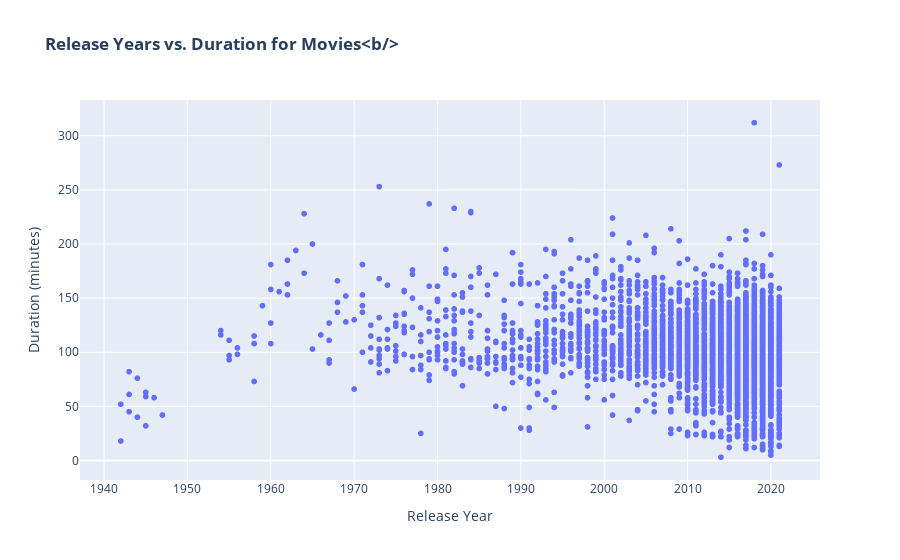
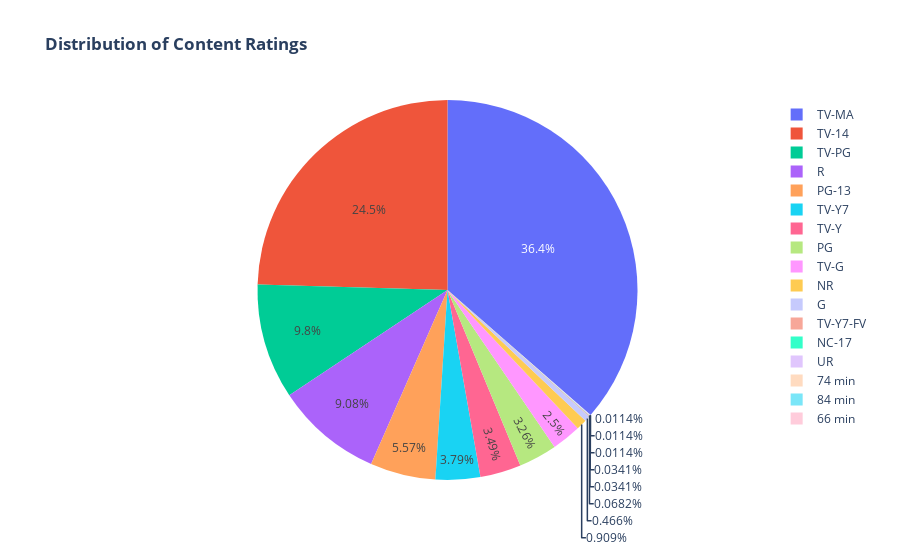
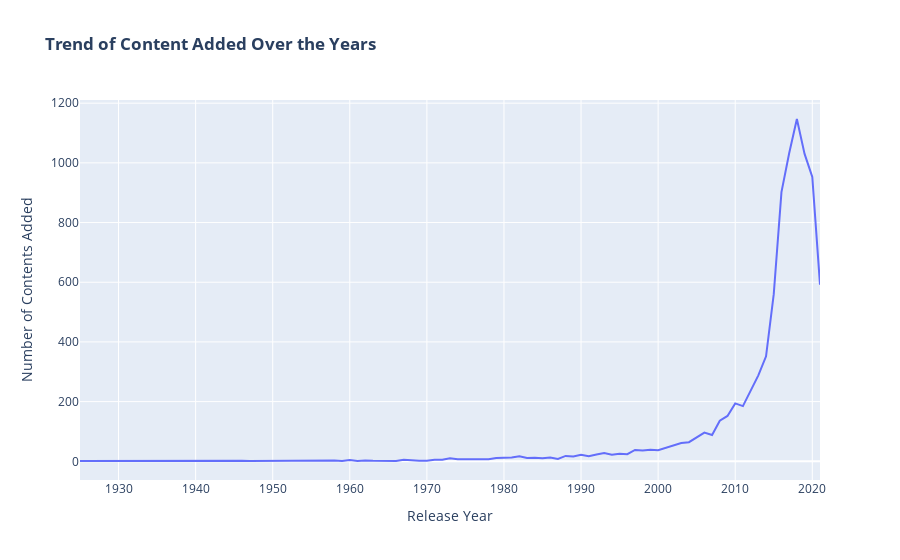

The code cell stored with these charts, in order, in its notebook:
### Markdown cell above
## Using Plotly
### - A Scatter Plot of release year vs duration of muvies
### - A Pie Chart showing the distribution of content ratings
### - A line chart showing contents added over the year

### Code cell
def interactive_visualizations_with_plotly(df):
    # Scatter Plot: Release year vs. duration for movies
    movie_df = df[df['type'] == 'Movie'].dropna(subset=['duration_num'])
    fig = px.scatter(movie_df, x='release_year', y='duration_num',
                     title='<b>Release Years vs. Duration for Movies<b/>',
                     labels={'release_year': 'Release Year ', 'duration_num': 'Duration (minutes) '})
    fig.show()

    # Pie Chart: Show the distribution of content ratings
    rating_counts = df['rating'].value_counts()
    fig = px.pie(values=rating_counts.values, names=rating_counts.index,
             title='<b>Distribution of Content Ratings</b>')
    fig.show()

    # Interactive Line Chart: Trend of content added over the years
    content_per_year = df['release_year'].value_counts().sort_index()
    fig = px.line(x=content_per_year.index, y=content_per_year.values,
                  title='<b>Trend of Content Added Over the Years</b>',
                  labels={'x': 'Release Year', 'y': 'Number of Contents Added'})
    fig.show()

interactive_visualizations_with_plotly(df)

### Figure 1 — Plotly figure (JSON) as saved in the notebook; plotly's stock layout.template omitted (floating-point values rounded to 4 significant figures; data arrays with more than 128 entries replaced by an {"elided": "..."} marker saying what was removed)
{"data": [{"hovertemplate": "Release Year =%{x}<br>Duration (minutes) =%{y}<extra></extra>", "legendgroup": "", "marker": {"color": "#636efa", "symbol": "circle"}, "mode": "markers", "name": "", "showlegend": false, "type": "scattergl", "x": {"elided": "6128 int values"}, "xaxis": "x", "y": {"elided": "6128 int values"}, "yaxis": "y"}], "layout": {"legend": {"tracegroupgap": 0}, "title": {"text": "<b>Release Years vs. Duration for Movies<b/>"}, "xaxis": {"anchor": "y", "domain": [0, 1], "title": {"text": "Release Year "}}, "yaxis": {"anchor": "x", "domain": [0, 1], "title": {"text": "Duration (minutes) "}}}}

### Figure 2 — Plotly figure (JSON) as saved in the notebook; plotly's stock layout.template omitted (floating-point values rounded to 4 significant figures)
{"data": [{"domain": {"x": [0, 1], "y": [0, 1]}, "hovertemplate": "label=%{label}<br>value=%{value}<extra></extra>", "labels": ["TV-MA", "TV-14", "TV-PG", "R", "PG-13", "TV-Y7", "TV-Y", "PG", "TV-G", "NR", "G", "TV-Y7-FV", "NC-17", "UR", "74 min", "84 min", "66 min"], "legendgroup": "", "name": "", "showlegend": true, "type": "pie", "values": [3207, 2160, 863, 799, 490, 334, 307, 287, 220, 80, 41, 6, 3, 3, 1, 1, 1]}], "layout": {"legend": {"tracegroupgap": 0}, "title": {"text": "<b>Distribution of Content Ratings</b>"}}}

### Figure 3 — Plotly figure (JSON) as saved in the notebook; plotly's stock layout.template omitted (floating-point values rounded to 4 significant figures)
{"data": [{"hovertemplate": "Release Year=%{x}<br>Number of Contents Added=%{y}<extra></extra>", "legendgroup": "", "line": {"color": "#636efa", "dash": "solid"}, "marker": {"symbol": "circle"}, "mode": "lines", "name": "", "orientation": "v", "showlegend": false, "type": "scatter", "x": [1925, 1942, 1943, 1944, 1945, 1946, 1947, 1954, 1955, 1956, 1958, 1959, 1960, 1961, 1962, 1963, 1964, 1965, 1966, 1967, 1968, 1969, 1970, 1971, 1972, 1973, 1974, 1975, 1976, 1977, 1978, 1979, 1980, 1981, 1982, 1983, 1984, 1985, 1986, 1987, 1988, 1989, 1990, 1991, 1992, 1993, 1994, 1995, 1996, 1997, 1998, 1999, 2000, 2001, 2002, 2003, 2004, 2005, 2006, 2007, 2008, 2009, 2010, 2011, 2012, 2013, 2014, 2015, 2016, 2017, 2018, 2019, 2020, 2021], "xaxis": "x", "y": [1, 2, 3, 3, 4, 2, 1, 2, 3, 2, 3, 1, 4, 1, 3, 2, 2, 2, 1, 5, 3, 2, 2, 5, 5, 10, 7, 7, 9, 7, 7, 11, 11, 13, 17, 11, 12, 10, 13, 8, 18, 16, 22, 17, 23, 28, 22, 25, 24, 38, 36, 39, 37, 45, 51, 61, 64, 80, 96, 88, 136, 152, 194, 185, 237, 288, 352, 560, 902, 1032, 1147, 1030, 953, 592], "yaxis": "y"}], "layout": {"legend": {"tracegroupgap": 0}, "title": {"text": "<b>Trend of Content Added Over the Years</b>"}, "xaxis": {"anchor": "y", "domain": [0, 1], "title": {"text": "Release Year"}}, "yaxis": {"anchor": "x", "domain": [0, 1], "title": {"text": "Number of Contents Added"}}}}
